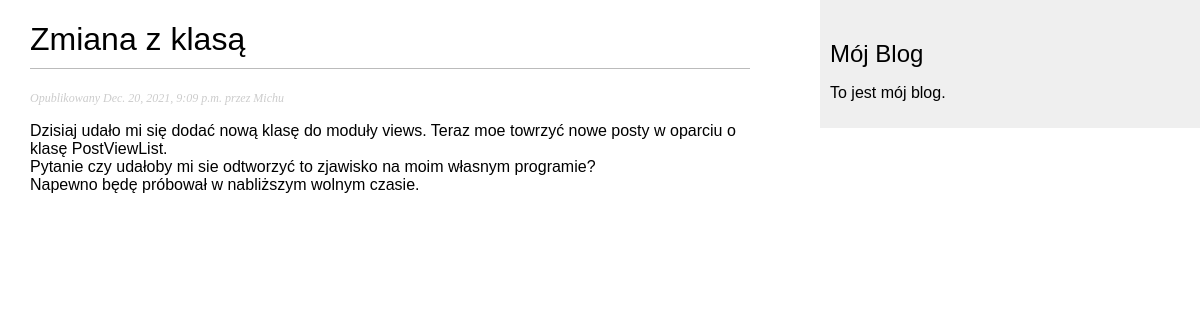
Page /blog/2021/12/20/zmiana-z-klasa/ on the committed database.
### blog/models.py (models this page shows, shortened)
class Post(models.Model):
    STATUS_CHOICES = (
        ('draft', 'Draft'),
        ('published', 'Published'),
    )
    title = models.CharField(max_length=250)
    slug = models.SlugField(max_length=250,
                            unique_for_date='publish')
    author = models.ForeignKey(User,
                               on_delete=models.CASCADE,
                               related_name='blog_posts')
    body = models.TextField()
    publish = models.DateTimeField(default=timezone.now)
    created = models.DateTimeField(auto_now_add=True)
    updated = models.DateTimeField(auto_now=True)
    status = models.CharField(max_length=10,
                              choices=STATUS_CHOICES,
                              default='draft')
    objects = models.Manager() #Menadżer domyślny
    published = PublishedManager() #Menadzer niestandardowy
    class Meta:
        ordering = ('-publish',)

### blog/views.py (the view)
def post_detail(request, year, month, day, post):
    post = get_object_or_404(Post, slug=post,
                             status='published',
                             publish__year=year,
                             publish__month=month,
                             publish__day=day)
    return render(request,
                  'blog/post/detail.html',
                  {'post': post})

### blog/templates/blog/post/detail.html (shortened to what this page needs)
{% extends "blog/base.html" %}
{% block content %}
    <h1>{{post.title}}</h1>
    <p class="date">
        Opublikowany {{ post.publish }} przez {{ post.author }}
    </p>
    {{post.body|linebreaks }}
{% endblock %}

### blog/static/css/blog.css (style rules this page uses)
body { margin:0; padding:0; font-family:helvetica, sans-serif; }
h1 { font-weight:normal; border-bottom:1px solid #bbb; padding:0 0 10px 0; }
p.date { color:#ccc; font-family: georgia, serif; font-size: 12px; font-style: italic; }

### rows in the picture
Post: title "Zmiana z klasą", publish "Dec. 20, 2021, 9:09 p.m.", author "Michu", body "Dzisiaj udało mi się dodać nową klasę do moduły views. Teraz moe towrzyć nowe posty w oparciu o klasę PostViewList. Pytanie czy udałoby mi sie odtworzyć to zjawisko na moim własnym programie? Napewno będę próbował w nabliższym wolnym czasie."
